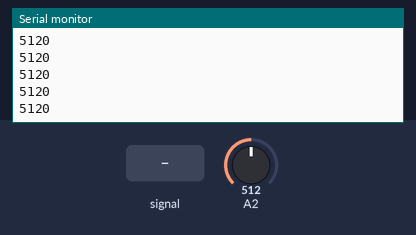
A sketch run on a simulated Arduino Uno, built with avr-gcc and run on an emulated ATmega328P. On the bench: the last lines printed to the serial monitor. The test bench sets the inputs (shaded band); at power-on: A2 = 512.

Above: at 1.2 s.
1.3 s: A2 fed a 200 Hz sine of ±81 counts around its level
At 1.57 s:
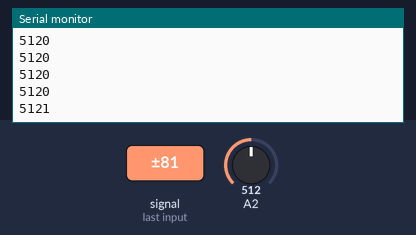
2.8 s: A2 set to 716
At 2.8 s:
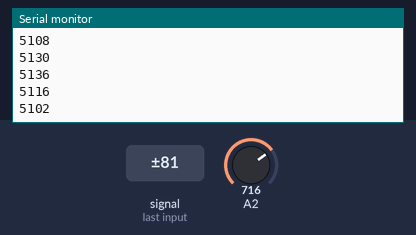
4.3 s: A2 set to 900
At 4.34 s:
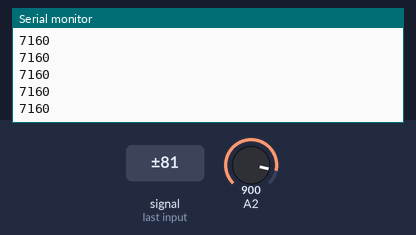
Timing chart, 0 to 7.3 s (numbered marks = the images above; inputs shaded):
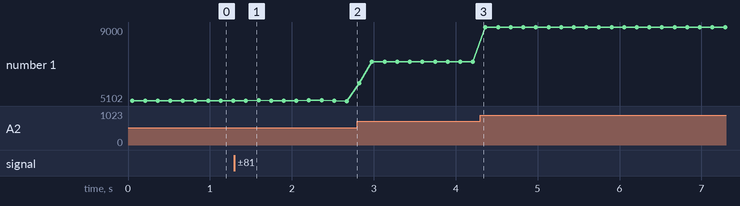

Measured:
- after the input at 1.3 s, the serial monitor: prints a new line after 0.14 s (image 1)
- plotted number 1: 5120 → 5102 after the input at 1.3 s, 5102 → 7160 after the input at 2.8 s, 7160 → 9000 after the input at 4.3 s

The sketch:

Digital_Filtering_OverSampling.ino
```cpp
// This code increases the ADC value, improves the accuracy of the ADC, and applies average filtering.
// Only used 4 bytes of RAM as a buffer

#define OVERSAMPLING_RATIO 500 // This increases the accuracy and average filtering
#define RESOLUTION_INCREASE 10 // This increases the ADC value, in this case from 0-1024 to 0-10240

void setup() {
  Serial.begin(9600);
}

void loop() {


        // Buffer to store the sampling values
        // uint32_t can hold a max of 2147483647, and 500 x 1024 = 512000, so that fits within a 32-bit integer.
        uint32_t oversampledValue = 0;

        // Perform oversampling
        for (int i = 0; i < OVERSAMPLING_RATIO; i++) {
            uint16_t adcValue = ( analogRead(2) * RESOLUTION_INCREASE); // Read the ADC value and multiply to get higher resolution
            oversampledValue += (uint32_t)adcValue; // Accumulate the values
        }

        // Calculate the average
        uint32_t averagedValue = oversampledValue / OVERSAMPLING_RATIO;

        // Do something with the output value (e.g.,serial out, output to LEDs, etc.)
        Serial.println(averagedValue);

        delay(100);
}
```
